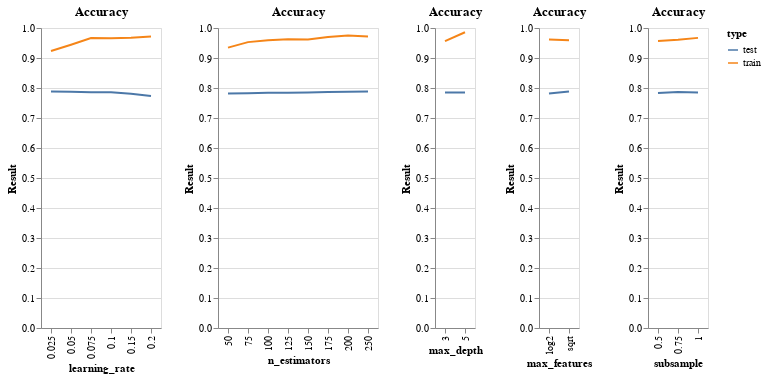

Notebook code for this chart:
### Code cell
df = csv_data.copy()
df = df[df.Score=='Accuracy']
#print(df.columns)
df = df.groupby(['type','learning_rate',])['Result'].median().reset_index()

chart1 = alt.Chart(df).mark_line().encode(
    x = 'learning_rate:O',
    y = 'Result:Q',
    color = 'type:N',
    tooltip = 'learning_rate:Q',

).properties(
    title = 'Accuracy'
)

df = csv_data.copy()
df = df[df.Score=='Accuracy']
df = df.groupby(['type','n_estimators',])['Result'].median().reset_index()


chart2 = alt.Chart(df).mark_line().encode(
    x = 'n_estimators:O',
    y = 'Result:Q',
    color = 'type:N',
    tooltip = 'n_estimators:Q',

).properties(
    title = 'Accuracy'
)

df = csv_data.copy()
df = df[df.Score=='Accuracy']
#print(df.columns)
df = df.groupby(['type','max_depth',])['Result'].median().reset_index()
#display(df)

chart3 = alt.Chart(df).mark_line().encode(
    x = 'max_depth:O',
    y = 'Result:Q',
    color = 'type:N',
    tooltip = 'max_depth:Q',

).properties(
    title = 'Accuracy'
)

df = csv_data.copy()
df = df[df.Score=='Accuracy']
#print(df.columns)
df = df.groupby(['type','max_features',])['Result'].median().reset_index()

chart4 = alt.Chart(df).mark_line().encode(
    x = 'max_features:O',
    y = 'Result:Q',
    color = 'type:N',
    tooltip = 'max_features:Q',

).properties(
    title = 'Accuracy'
)

df = csv_data.copy()
df = df[df.Score=='Accuracy']
#print(df.columns)
df = df.groupby(['type','subsample',])['Result'].median().reset_index()

chart5 = alt.Chart(df).mark_line().encode(
    x = 'subsample:O',
    y = 'Result:Q',
    color = 'type:N',
    tooltip = 'subsample:Q',

).properties(
    title = 'Accuracy'
)

chart1 | chart2 | chart3 | chart4 | chart5

### Figure 1 — Vega-Lite specification as saved in the notebook (floating-point values rounded to 4 significant figures)
{"config": {"view": {"continuousWidth": 400, "continuousHeight": 300}}, "hconcat": [{"data": {"name": "data-f82ef60430a36f8a8e7130e95fd76923"}, "mark": "line", "encoding": {"color": {"field": "type", "type": "nominal"}, "tooltip": {"field": "learning_rate", "type": "quantitative"}, "x": {"field": "learning_rate", "type": "ordinal"}, "y": {"field": "Result", "type": "quantitative"}}, "title": "Accuracy"}, {"data": {"name": "data-d2c686e4fc041784bb5322f783b30d78"}, "mark": "line", "encoding": {"color": {"field": "type", "type": "nominal"}, "tooltip": {"field": "n_estimators", "type": "quantitative"}, "x": {"field": "n_estimators", "type": "ordinal"}, "y": {"field": "Result", "type": "quantitative"}}, "title": "Accuracy"}, {"data": {"name": "data-f9caa6050435ce8f41ea715d8dfa7621"}, "mark": "line", "encoding": {"color": {"field": "type", "type": "nominal"}, "tooltip": {"field": "max_depth", "type": "quantitative"}, "x": {"field": "max_depth", "type": "ordinal"}, "y": {"field": "Result", "type": "quantitative"}}, "title": "Accuracy"}, {"data": {"name": "data-fdb96a2fb65750083e171d011cc84f63"}, "mark": "line", "encoding": {"color": {"field": "type", "type": "nominal"}, "tooltip": {"field": "max_features", "type": "quantitative"}, "x": {"field": "max_features", "type": "ordinal"}, "y": {"field": "Result", "type": "quantitative"}}, "title": "Accuracy"}, {"data": {"name": "data-a7a5538622701090df055bc3d81c694c"}, "mark": "line", "encoding": {"color": {"field": "type", "type": "nominal"}, "tooltip": {"field": "subsample", "type": "quantitative"}, "x": {"field": "subsample", "type": "ordinal"}, "y": {"field": "Result", "type": "quantitative"}}, "title": "Accuracy"}], "$schema": "https://vega.github.io/schema/vega-lite/v4.17.0.json", "datasets": {"data-f82ef60430a36f8a8e7130e95fd76923": [{"type": "test", "learning_rate": 0.025, "Result": 0.7885}, {"type": "test", "learning_rate": 0.05, "Result": 0.7873}, {"type": "test", "learning_rate": 0.075, "Result": 0.7861}, {"type": "test", "learning_rate": 0.1, "Result": 0.7855}, {"type": "test", "learning_rate": 0.15, "Result": 0.7805}, {"type": "test", "learning_rate": 0.2, "Result": 0.773}, {"type": "train", "learning_rate": 0.025, "Result": 0.9234}, {"type": "train", "learning_rate": 0.05, "Result": 0.9444}, {"type": "train", "learning_rate": 0.075, "Result": 0.9668}, {"type": "train", "learning_rate": 0.1, "Result": 0.9658}, {"type": "train", "learning_rate": 0.15, "Result": 0.9673}, {"type": "train", "learning_rate": 0.2, "Result": 0.9713}], "data-d2c686e4fc041784bb5322f783b30d78": [{"type": "test", "n_estimators": 50, "Result": 0.782}, {"type": "test", "n_estimators": 75, "Result": 0.7825}, {"type": "test", "n_estimators": 100, "Result": 0.784}, {"type": "test", "n_estimators": 125, "Result": 0.784}, {"type": "test", "n_estimators": 150, "Result": 0.7852}, {"type": "test", "n_estimators": 175, "Result": 0.7867}, {"type": "test", "n_estimators": 200, "Result": 0.7876}, {"type": "test", "n_estimators": 250, "Result": 0.7879}, {"type": "train", "n_estimators": 50, "Result": 0.9346}, {"type": "train", "n_estimators": 75, "Result": 0.953}, {"type": "train", "n_estimators": 100, "Result": 0.9595}, {"type": "train", "n_estimators": 125, "Result": 0.9622}, {"type": "train", "n_estimators": 150, "Result": 0.9616}, {"type": "train", "n_estimators": 175, "Result": 0.9704}, {"type": "train", "n_estimators": 200, "Result": 0.9752}, {"type": "train", "n_estimators": 250, "Result": 0.9721}], "data-f9caa6050435ce8f41ea715d8dfa7621": [{"type": "test", "max_depth": 3, "Result": 0.7849}, {"type": "test", "max_depth": 5, "Result": 0.7849}, {"type": "train", "max_depth": 3, "Result": 0.9563}, {"type": "train", "max_depth": 5, "Result": 0.986}], "data-fdb96a2fb65750083e171d011cc84f63": [{"type": "test", "max_features": "log2", "Result": 0.782}, {"type": "test", "max_features": "sqrt", "Result": 0.7885}, {"type": "train", "max_features": "log2", "Result": 0.9615}, {"type": "train", "max_features": "sqrt", "Result": 0.9595}], "data-a7a5538622701090df055bc3d81c694c": [{"type": "test", "subsample": 0.5, "Result": 0.7832}, {"type": "test", "subsample": 0.75, "Result": 0.7867}, {"type": "test", "subsample": 1.0, "Result": 0.7849}, {"type": "train", "subsample": 0.5, "Result": 0.957}, {"type": "train", "subsample": 0.75, "Result": 0.9607}, {"type": "train", "subsample": 1.0, "Result": 0.9671}]}}
